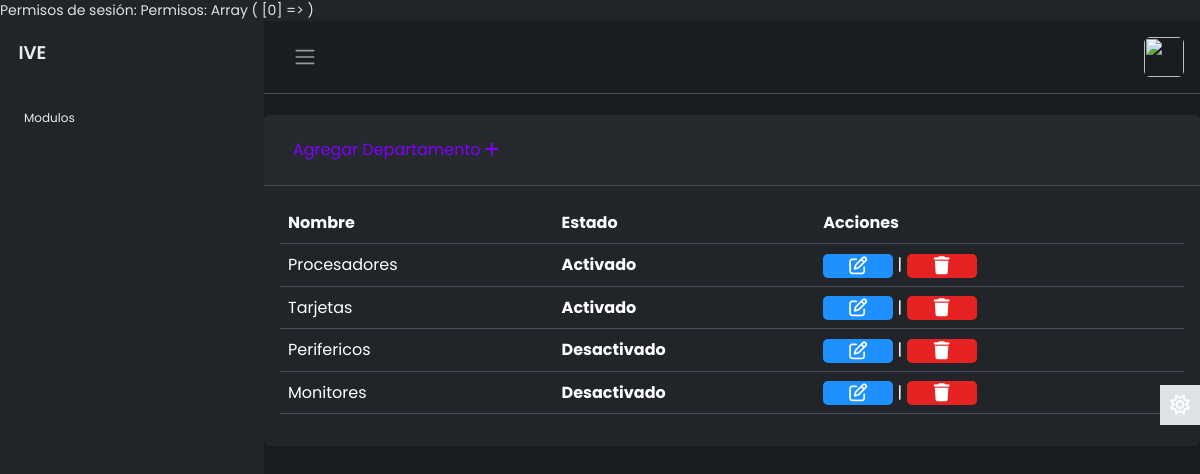
Before: /modulos/departamentos/index.php (signed in) with the older database file.
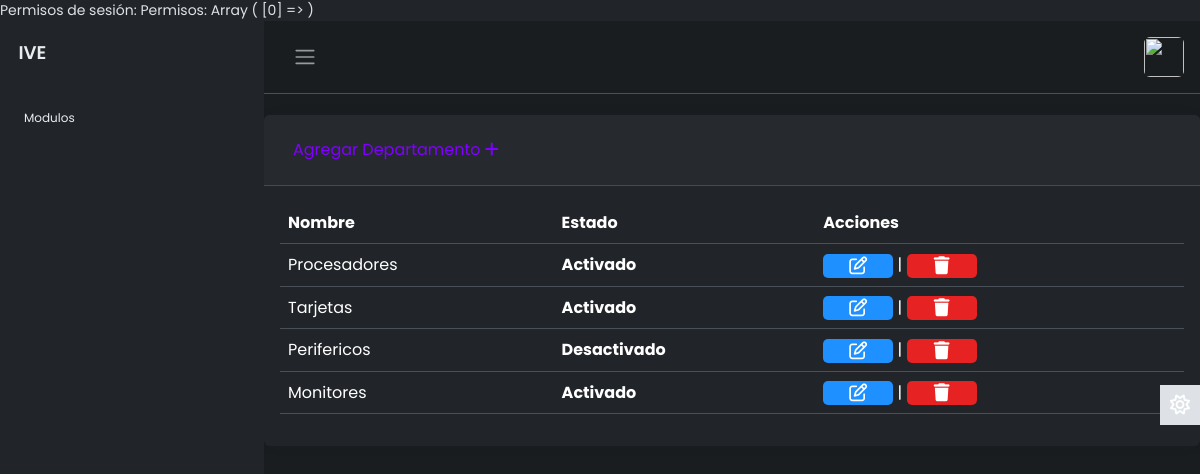
After: the same page with the newer database file.
### tables this page shows
CREATE TABLE `departamentos` (
  `IDDepartamento` int(11) NOT NULL,
  `NombreDepartamento` varchar(100) NOT NULL,
  `lActivo` int(11) NOT NULL DEFAULT 1
);

### modulos/departamentos/ShowDepartaments.php (the view)
<?php
if ($result->num_rows > 0) {
    while ($row = $result->fetch_assoc()) { ?>
        <tr class="">
            <td scope="row"><?php echo $row['NombreDepartamento'] ?></td>
            <th><?php echo ($row['lActivo'] == 1) ? 'Activado' : 'Desactivado'; ?></th>
            <td> <a name="btneditar" id="btneditar" class="btn edit" href="EditarDepartamento.php?txtID=<?php echo $row['IDDepartamento']; ?>" role="button"><i class="fa-regular fa-pen-to-square"></i></a>
                |
                <a class="btn delete" href="javascript:void(0);" onclick="borrar(<?php echo $row['IDDepartamento']; ?>, '<?php echo $row['NombreDepartamento']; ?>')" role="button"><i class="fa-solid fa-trash"></i></a>
            </td>
        </tr>
<?php
    }
} else {
    $Resultado .= "<tr><td colspan='3'>No se encontraron registros.</td></tr>";
} ?>

Changed rows visible on the page:
changed departamentos "Monitores": lActivo "Desactivado" → "Activado"
